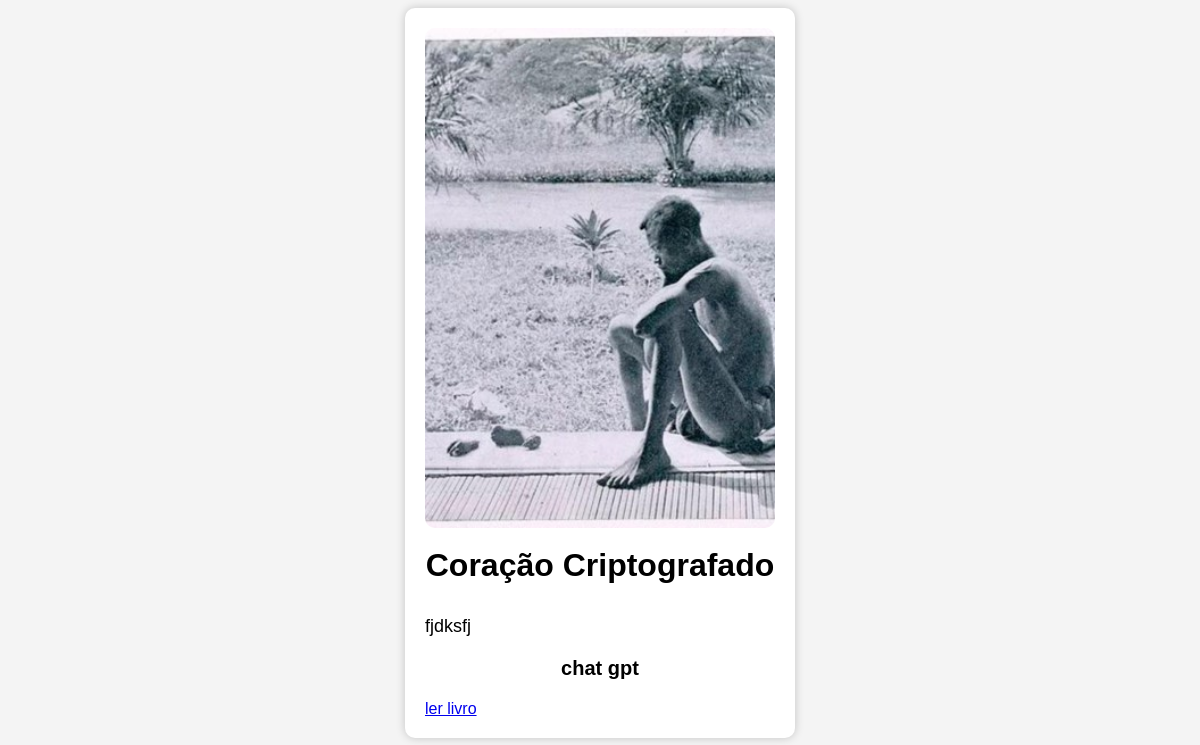
/biblioteca, run on an earlier commit of the app's database.
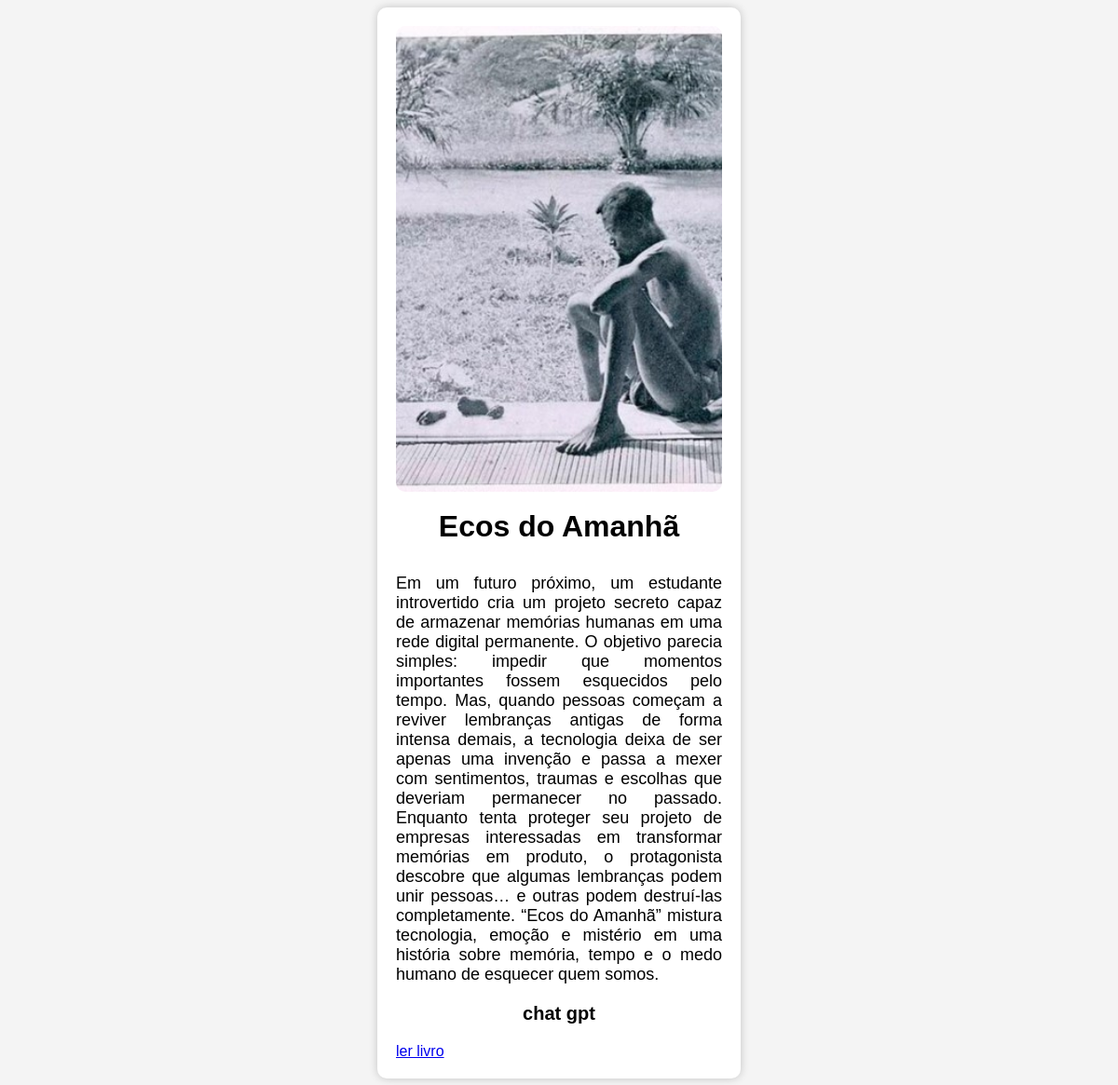
And on a later commit of the database.
### model/livroModel.py (models this page shows)
class LivroModel(db.Model):
    __tablename__="livros"
    id=db.Column(db.Integer,primary_key=True)
    titulo=db.Column(db.String,nullable=False)
    autor=db.Column(db.String,nullable=False)
    descricao=db.Column(db.String,nullable=False)
    caminhoImagem=db.Column(db.String,nullable=False,unique=True)
    quantPag=db.Column(db.Integer,nullable=False)
    idUsuario = db.Column(
        db.Integer,
        db.ForeignKey("usuarios.id"),
        nullable=False
    )

### app.py (the view)
@app.route("/biblioteca")
def biblioteca():
    livros=controllerLivro.getLivros()
    return render_template("biblioteca.html",livros=livros)

### controller/controllerLivro.py (called while the page is built)
    def getLivros(self):
        livros=LivroModel.query.all()
        return livros

### templates/biblioteca.html (shortened to what this page needs)
<!DOCTYPE html>
<html lang="pt-br">
<head>
</head>
<body>
    <div class="pai">
        {% if livros %}
            {% for livro in livros %}
                <div class="filha">
                    <img
                        src="{{ livro.caminhoImagem }}"
                        alt="capa do livro"
                    >
                    <p class="titulo">
                        {{ livro.titulo }}
                    </p>
                    <p class="descricao">
                        {{ livro.descricao }}
                    </p>
                    <p class="autor">
                        {{ livro.autor }}
                    </p>
                    <a href="{{ url_for('lerLivro', id=livro.id) }}">ler livro</a>
                </div>
            {% endfor %}
        {% endif %}
    </div>
</body>
</html>

### templates/biblioteca.html (style rules this page uses)
body { font-family: Arial, Helvetica, sans-serif; background-color: #f4f4f4; }
.pai { display:flex; flex-wrap:wrap; gap:30px; justify-content:center; }
.filha { width:350px; background-color:white; padding:20px; border-radius:10px; box-shadow:0px 0px 10px rgba(0,0,0,0.2); }
.filha img { width:100%; height:500px; object-fit:cover; border-radius:10px; }
.titulo { font-size:32px; font-weight:bold; margin-top:15px; text-align:center; }
.descricao { margin-top:15px; font-size:18px; text-align:justify; }
.autor { margin-top:20px; text-align:center; font-size:20px; font-weight:bold; }

What changed in the data, as far as the page shows it:
changed LivroModel "chat gpt": titulo "Coração Criptografado" → "Ecos do Amanhã"; descricao "fjdksfj" → "Em um futuro próximo, um estudante introvertido cria um projeto secreto capaz de armazenar memórias humanas em uma rede digital permanente. O objetivo parecia simples: impedir que momentos importantes fossem esquecidos pelo tempo. Mas, quando pessoas começam a reviver lembranças antigas de forma intensa demais, a tecnologia deixa de ser apenas uma invenção e passa a mexer com sentimentos, traumas e escolhas que deveriam permanecer no passado. Enquanto tenta proteger seu projeto de empresas interessadas em transformar memórias em produto, o protagonista descobre que algumas lembranças podem unir pessoas… e outras podem destruí-las completamente. “Ecos do Amanhã” mistura tecnologia, emoção e…"
